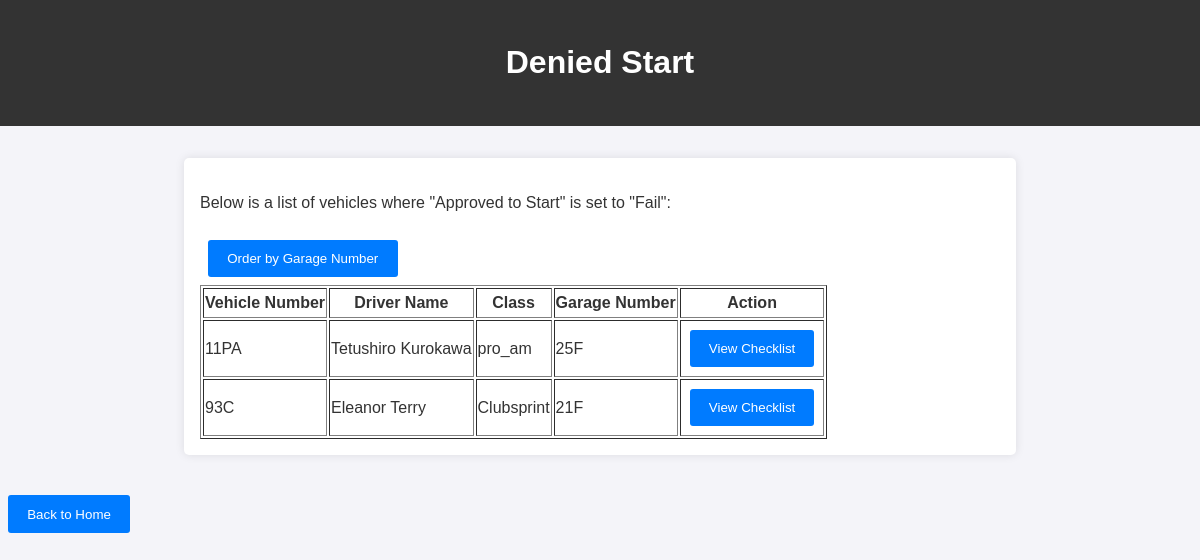
Page /denied_start on the earlier database version.
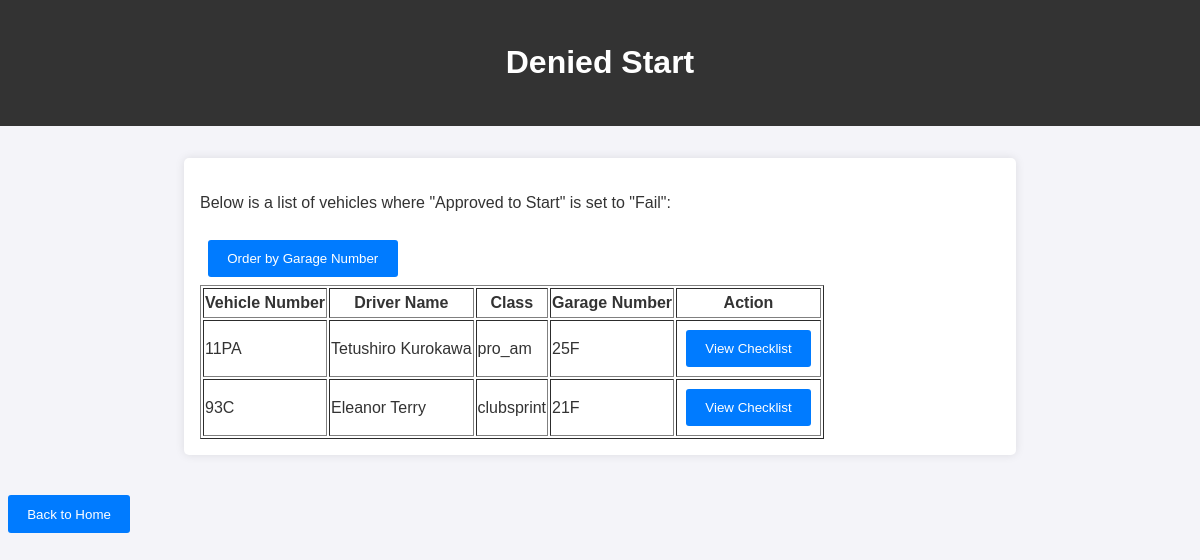
Same page on the later database version.
### models.py (models this page shows)
class Entry(db.Model):
    __tablename__ = 'entries'
    id = db.Column(db.Integer, primary_key=True)  # Unique ID for each entry
    vehicle_number = db.Column(db.String(5), nullable=False)
    vehicle_make = db.Column(db.String(255), nullable=False)
    vehicle_model = db.Column(db.String(255), nullable=False)
    vehicle_type = db.Column(db.String(2), nullable=False, default='W')
    garage_number = db.Column(db.String(255), nullable=True)
    log_book_number = db.Column(db.String(255), nullable=True)
    licence_number = db.Column(db.String(255), nullable=False, default='000000')
    driver_name = db.Column(db.String(255), nullable=False)
    team_name = db.Column(db.String(255), nullable=True)
    class_type = db.Column(db.String(255), nullable=True)  # Renamed from 'class'
    Inspection_report = db.Column(db.Boolean, nullable=False, default=False)
    approved_to_start = db.Column(db.Boolean, nullable=False, default=False)
    failed_items = db.Column(db.Boolean, nullable=False, default=False)
    inspection_checklist = db.relationship('InspectionChecklist', backref='entry', lazy=True)

### app.py (the view)
@app.route('/denied_start')
def denied_start():
    order_by = request.args.get('order_by', 'vehicle_number')
    if order_by == 'garage_number':
        order_column = func.cast(
            func.substr(
                Entry.garage_number,
                1,
                func.instr(Entry.garage_number + 'A', 'A') - 1
            ),
            Integer
        )
    else:
        order_column = func.cast(
            func.substr(
                Entry.vehicle_number,
                1,
                func.instr(Entry.vehicle_number + 'A', 'A') - 1
            ),
            Integer
        )
    items = db.session.query(
        Entry.id.label('entry_id'),
        Entry.vehicle_number,
        Entry.driver_name,
        Entry.class_type,
        Entry.garage_number
    ).join(InspectionChecklist, Entry.id == InspectionChecklist.entry_id) \
     .join(InspectionItem, InspectionChecklist.id == InspectionItem.checklist_id) \
     .filter(InspectionItem.item_name == "Approved to Start") \
     .filter(InspectionItem.status == "Fail") \
     .order_by(order_column).all()
    return render_template('denied_start.html', items=items, order_by=order_by)

### app.py (called while the page is built)
@app.before_request
def enable_foreign_keys():
    if 'sqlite' in SQLALCHEMY_DATABASE_URI:
        with db.engine.connect() as connection:
            connection.execute(text("PRAGMA foreign_keys=ON"))

### templates/denied_start.html (shortened to what this page needs)
<!DOCTYPE html>
<html lang="en">
<head>
  <link rel="stylesheet" href="{{ url_for('static', filename='styles.css') }}">
</head>
<body>
  <header>
    <h1>Denied Start</h1>
  </header>
  <section>
    <p>Below is a list of vehicles where "Approved to Start" is set to "Fail":</p>
    <button onclick="window.location.href='?order_by={{ 'garage_number' if order_by == 'vehicle_number' else 'vehicle_number' }}'">
      Order by {{ 'Garage Number' if order_by == 'vehicle_number' else 'Vehicle Number' }}
    </button>
    <table border="1">
      <thead>
        <tr>
          <th>Vehicle Number</th>
          <th>Driver Name</th>
          <th>Class</th>
          <th>Garage Number</th>
          <th>Action</th>
        </tr>
      </thead>
      <tbody>
        {% for item in items %}
        <tr>
          <td>{{ item.vehicle_number }}</td>
          <td>{{ item.driver_name }}</td>
          <td>{{ item.class_type }}</td>
          <td>{{ item.garage_number or "Not Assigned" }}</td>
          <td>
            <form action="/view_checklist" method="POST" style="display:inline;">
              <button type="submit">View Checklist</button>
            </form>
          </td>
        </tr>
        {% endfor %}
      </tbody>
    </table>
  </section>
  <button onclick="window.location.href='/'">Back to Home</button>
</body>
</html>

Differences in the rows shown:
changed Entry "Eleanor Terry": class_type "Clubsprint" → "clubsprint"
